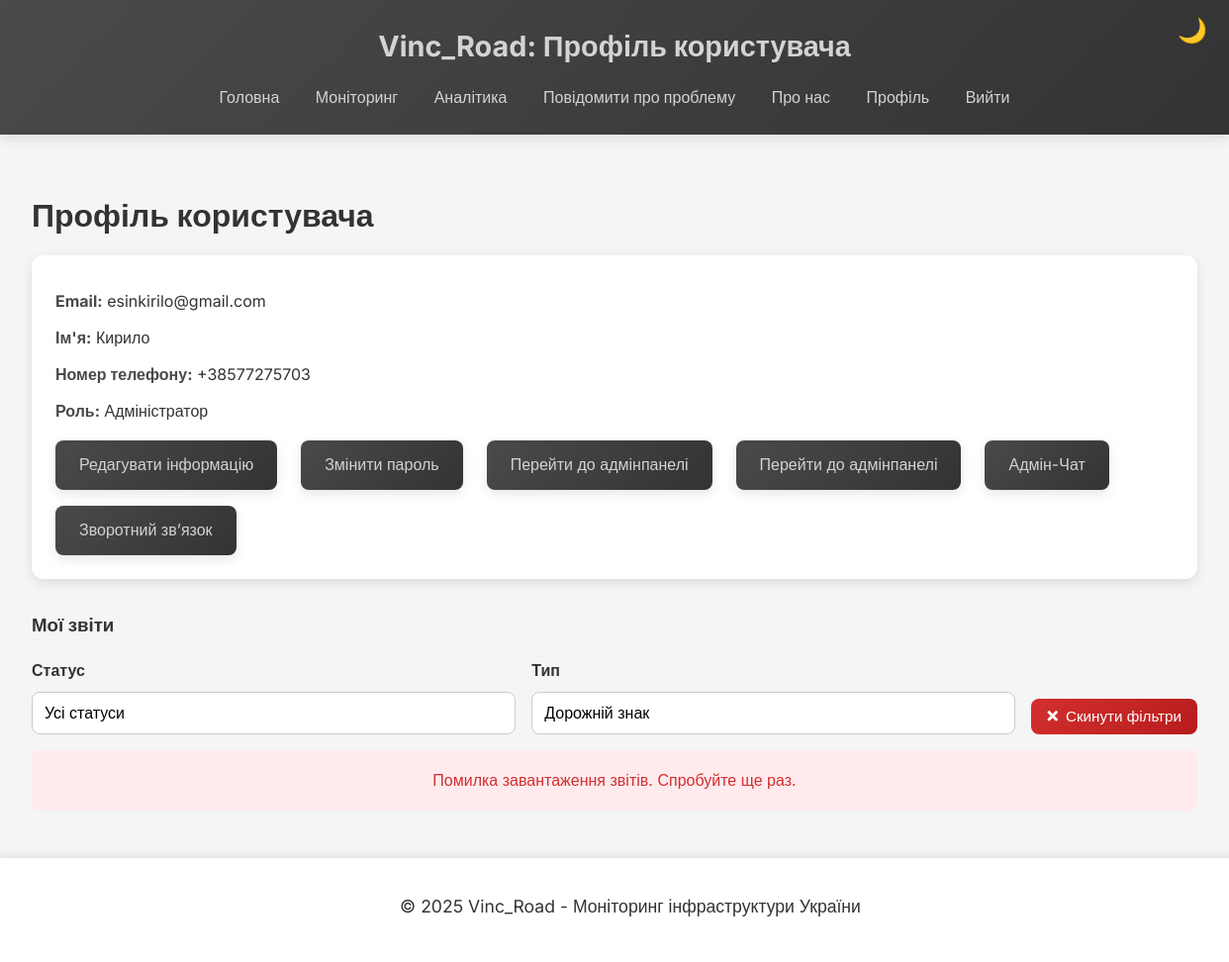
/php/profile.php?type=sign (signed in), run on the app's committed database.
### tables this page shows
CREATE TABLE `users` (
  `id` int(11) NOT NULL,
  `email` varchar(255) NOT NULL,
  `password_hash` varchar(255) NOT NULL,
  `role` enum('admin','moderator','user') DEFAULT 'user',
  `name` varchar(100) DEFAULT NULL,
  `phone` varchar(20) DEFAULT NULL
);

### include/auth.php (called while the page is built, shortened)
<?php
function isLoggedIn() {
    return isset($_SESSION['user_id']);
}
function isAdmin() {
    return isLoggedIn() && isset($_SESSION['role']) && $_SESSION['role'] === 'admin';
}
function isModerator() {
    return isLoggedIn() && isset($_SESSION['role']) && ($_SESSION['role'] === 'moderator' || $_SESSION['role'] === 'admin');
}
?>

### php/profile.php (the view, shortened to what this page needs)
<?php
require_once '../includes/auth.php';
$conn = getDbConnection();
$user_id = $_SESSION['user_id'];
$stmt = $conn->prepare("SELECT email, name, phone, role FROM users WHERE id = ?");
$stmt->bind_param("i", $user_id);
if (!$stmt->execute()) {
    $error = "Помилка отримання даних користувача: " . $stmt->error;
}
$user = $stmt->get_result()->fetch_assoc();
$type_filter = $_GET['type'] ?? '';
$roles = [
    'admin' => 'Адміністратор',
    'moderator' => 'Модератор',
    'user' => 'Користувач'
];
$types = [
    'pothole' => 'Вибоїна',
    'trash' => 'Сміття',
    'light' => 'Освітлення',
    'sign' => 'Дорожній знак',
    'other' => 'Інше'
];
?>
<!DOCTYPE html>
<html lang="uk">
<head>
    <link rel="stylesheet" href="../css/common.css">
    <link rel="stylesheet" href="../css/profile.css">
    <link rel="stylesheet" href="../css/admin_chat.css">
    <link rel="stylesheet" href="https://cdnjs.cloudflare.com/ajax/libs/font-awesome/5.15.4/css/all.min.css">
    <link rel="stylesheet" href="../css/responsive.css">
</head>
<body>
    <button id="theme-toggle" class="theme-toggle">🌙</button>
    <header>
        <h1>Vinc_Road: Профіль користувача</h1>
        <nav>
            <a href="index.php">Головна</a>
            <a href="monitor.php">Моніторинг</a>
            <a href="analytics.php">Аналітика</a>
            <a href="report.php">Повідомити про проблему</a>
            <a href="about.php">Про нас</a>
            <a href="profile.php">Профіль</a>
            <a href="logout.php">Вийти</a>
        </nav>
    </header>
    <main>
        <section>
            <h2>Профіль користувача</h2>
            <div class="profile-info">
                <p><strong>Email:</strong> <?php echo htmlspecialchars($user['email']); ?></p>
                <p><strong>Ім'я:</strong> <?php echo htmlspecialchars($user['name'] ?? 'Не вказано'); ?></p>
                <p><strong>Номер телефону:</strong> <?php echo htmlspecialchars($user['phone'] ?? 'Не вказано'); ?></p>
                <p><strong>Роль:</strong> <?php echo htmlspecialchars($roles[$user['role']] ?? 'Користувач'); ?></p>
                <div class="profile-actions">
                    <a href="#" class="action-btn" data-form="edit-info">Редагувати інформацію</a>
                    <a href="#" class="action-btn" data-form="change-password">Змінити пароль</a>
                    <?php if (isAdmin()): ?>
                        <a href="admin.php" class="action-btn admin-btn">Перейти до адмінпанелі</a>
                    <?php endif; ?>
                    <?php if (isModerator()): ?>
                        <a href="admin.php" class="action-btn admin-btn">Перейти до адмінпанелі</a>
                    <?php endif; ?>
                    <?php if (isModerator()): ?>
                        <a href="admin_chat.php" class="action-btn admin-chat-btn">
                            Адмін-Чат
                        </a>
                    <?php endif; ?>
                    <a href="feedback.php" class="action-btn feedback-btn">
                        Зворотний зв’язок
                    </a>
                </div>
            </div>
            <h3>Мої звіти</h3>
            <form class="filter-form" id="filter-form">
                <div class="form-group">
                    <label for="status">Статус</label>
                    <select name="status" id="status">
                        <option value="">Усі статуси</option>
                    </select>
                </div>
                <div class="form-group">
                    <label for="type">Тип</label>
                    <select name="type" id="type">
                        <?php foreach ($types as $key => $label): ?>
                            <option value="<?php echo $key; ?>" <?php echo $type_filter === $key ? 'selected' : ''; ?>><?php echo htmlspecialchars($label); ?></option>
                        <?php endforeach; ?>
                    </select>
                </div>
                <button type="button" class="reset-filters"><i class="fas fa-times"></i> Скинути фільтри</button>
            </form>
            <div id="reports-container">
            </div>
        </section>
    </main>
    <footer>
        <p>© 2025 Vinc_Road - Моніторинг інфраструктури України</p>
    </footer>
</body>
</html>

### css/common.css (style rules this page uses)
:root { --primary-color: #4a4a4a; --accent-color: #d3d3d3; --background-light: #f5f5f5; --background-dark: #1c2526; --text-light: #333333; --text-dark: #e0e0e0; --card-bg-light: #ffffff; --card-bg-dark: #2f2f2f; --shadow: 0 4px 12px rgba(0, 0, 0, 0.1); --transition: all 0.3s ease; }
body { font-family: 'Inter', sans-serif; margin: 0; padding: 0; line-height: 1.6; color: var(--text-light); background-color: var(--background-light); display: flex; flex-direction: column; min-height: 100vh; transition: var(--transition); }
header { background: linear-gradient(135deg, var(--primary-color), #333333); color: var(--accent-color); padding: 1.5rem; text-align: center; box-shadow: var(--shadow); }
header h1 { margin: 0; font-size: 1.8rem; font-weight: 700; }
nav { margin-top: 1rem; }
nav a { color: var(--accent-color); margin: 0 1rem; text-decoration: none; font-weight: 500; transition: var(--transition); }
main { max-width: 1200px; margin: 0 auto; padding: 2rem; flex: 1 0 auto; }
footer { background-color: var(--card-bg-light); text-align: center; padding: 1rem; width: 100%; flex-shrink: 0; box-shadow: 0 -2px 8px rgba(0, 0, 0, 0.1); }
.theme-toggle { position: fixed; top: 1rem; right: 1rem; background: none; border: none; font-size: 1.5rem; cursor: pointer; color: var(--accent-color); transition: var(--transition); }

### css/profile.css (style rules this page uses)
.profile-info { margin-bottom: 2rem; padding: 1.5rem; background: var(--card-bg-light); border-radius: 12px; box-shadow: var(--shadow); }
.profile-info p { margin: 0.5rem 0; font-size: 1rem; color: var(--text-light); }
.profile-info p strong { color: var(--primary-color); }
.profile-actions { display: flex; gap: 1rem; flex-wrap: wrap; margin-top: 1rem; }
.profile-actions .action-btn { display: inline-block; padding: 0.75rem 1.5rem; border-radius: 8px; text-decoration: none; font-size: 1rem; transition: var(--transition); background: linear-gradient(135deg, var(--primary-color), #333333); color: var(--accent-color); box-shadow: var(--shadow); }
.form-group { display: flex; flex-direction: column; gap: 0.5rem; }
.form-group label { font-weight: 600; color: var(--text-light); }
.form-group input, .form-group select, .form-group textarea { width: 100%; padding: 0.75rem; border-radius: 8px; border: 1px solid #ccc; background: #ffffff; font-size: 1rem; transition: var(--transition); }
select { background-repeat: no-repeat; background-position: right 0.75rem center; background-size: 1rem; padding-right: 2rem; -webkit-appearance: none; -moz-appearance: none; appearance: none; cursor: pointer; }
.filter-form { display: flex; gap: 1rem; margin-bottom: 1rem; flex-wrap: wrap; align-items: flex-end; }
.filter-form .form-group { flex: 1; min-width: 150px; }
.reset-filters { padding: 0.6rem 1rem; border-radius: 8px; background: linear-gradient(135deg, #d32f2f, #b71c1c); color: #ffffff; border: none; font-weight: 500; cursor: pointer; transition: var(--transition); display: flex; align-items: center; gap: 0.5rem; font-size: 0.95rem; }
.action-btn { display: inline-block; padding: 0.5rem 1rem; border-radius: 8px; text-decoration: none; font-size: 0.9rem; transition: var(--transition); margin-right: 0.5rem; }
.action-btn:not(.delete-btn) { background: linear-gradient(135deg, var(--primary-color), #333333); color: var(--accent-color); }

### css/admin_chat.css (style rules this page uses)
p { font-size: 1.1rem; line-height: 1.8; margin-bottom: 1.5rem; color: var(--text-light); }
h2 { color: #333; font-weight: 700; margin-bottom: 1rem; font-size: 2rem; line-height: 1.5; }

### css/responsive.css (style rules this page uses)
:root { --primary-color: #4a4a4a; --accent-color: #d3d3d3; --background-light: #f5f5f5; --background-dark: #1c2526; --text-light: #333333; --text-dark: #e0e0e0; --card-bg-light: #ffffff; --card-bg-dark: #2f2f2f; --shadow: 0 4px 12px rgba(0, 0, 0, 0.1); --transition: all 0.3s ease; }
@media (min-width: 1025px) { main { max-width: 1400px; } }

### data on the page
users: email "esinkirilo@gmail.com", name "Кирило", phone "+38577275703", role "Адміністратор"

### other printed values
form field type "Дорожній знак"
